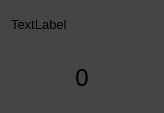
<?xml version="1.0" encoding="UTF-8"?>
<ui version="4.0">
 <class>SensorLabel</class>
 <widget class="QWidget" name="SensorLabel">
  <property name="geometry">
   <rect>
    <x>0</x>
    <y>0</y>
    <width>164</width>
    <height>113</height>
   </rect>
  </property>
  <property name="palette">
   <palette>
    <active>
     <colorrole role="Button">
      <brush brushstyle="SolidPattern">
       <color alpha="255">
        <red>69</red>
        <green>69</green>
        <blue>69</blue>
       </color>
      </brush>
     </colorrole>
     <colorrole role="Base">
      <brush brushstyle="SolidPattern">
       <color alpha="255">
        <red>69</red>
        <green>69</green>
        <blue>69</blue>
       </color>
      </brush>
     </colorrole>
     <colorrole role="Window">
      <brush brushstyle="SolidPattern">
       <color alpha="255">
        <red>69</red>
        <green>69</green>
        <blue>69</blue>
       </color>
      </brush>
     </colorrole>
    </active>
    <inactive>
     <colorrole role="Button">
      <brush brushstyle="SolidPattern">
       <color alpha="255">
        <red>69</red>
        <green>69</green>
        <blue>69</blue>
       </color>
      </brush>
     </colorrole>
     <colorrole role="Base">
      <brush brushstyle="SolidPattern">
       <color alpha="255">
        <red>69</red>
        <green>69</green>
        <blue>69</blue>
       </color>
      </brush>
     </colorrole>
     <colorrole role="Window">
      <brush brushstyle="SolidPattern">
       <color alpha="255">
        <red>69</red>
        <green>69</green>
        <blue>69</blue>
       </color>
      </brush>
     </colorrole>
    </inactive>
    <disabled>
     <colorrole role="Button">
      <brush brushstyle="SolidPattern">
       <color alpha="255">
        <red>69</red>
        <green>69</green>
        <blue>69</blue>
       </color>
      </brush>
     </colorrole>
     <colorrole role="Base">
      <brush brushstyle="SolidPattern">
       <color alpha="255">
        <red>69</red>
        <green>69</green>
        <blue>69</blue>
       </color>
      </brush>
     </colorrole>
     <colorrole role="Window">
      <brush brushstyle="SolidPattern">
       <color alpha="255">
        <red>69</red>
        <green>69</green>
        <blue>69</blue>
       </color>
      </brush>
     </colorrole>
    </disabled>
   </palette>
  </property>
  <property name="windowTitle">
   <string>Form</string>
  </property>
  <property name="autoFillBackground">
   <bool>false</bool>
  </property>
  <property name="styleSheet">
   <string notr="true">QWidget{
background-color:#454545;
}

QWidget:hover{
	background-color:#666666
}</string>
  </property>
  <layout class="QVBoxLayout" name="verticalLayout">
   <property name="topMargin">
    <number>0</number>
   </property>
   <item>
    <widget class="QLabel" name="sensor_name">
     <property name="font">
      <font>
       <pointsize>10</pointsize>
      </font>
     </property>
     <property name="styleSheet">
      <string notr="true">background-color: rgba(0,0,0,0%)</string>
     </property>
     <property name="text">
      <string>TextLabel</string>
     </property>
    </widget>
   </item>
   <item>
    <widget class="QLabel" name="value">
     <property name="font">
      <font>
       <pointsize>18</pointsize>
      </font>
     </property>
     <property name="styleSheet">
      <string notr="true">background-color: rgba(0,0,0,0%)</string>
     </property>
     <property name="text">
      <string>0</string>
     </property>
     <property name="alignment">
      <set>Qt::AlignCenter</set>
     </property>
    </widget>
   </item>
  </layout>
 </widget>
 <resources/>
 <connections/>
</ui>
